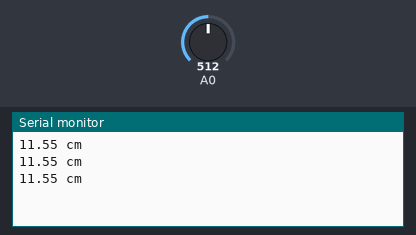
This sketch was run on a simulated Arduino Uno, built with avr-gcc and run on an emulated ATmega328P. Shown: the last lines printed to the serial monitor. The test bench sets the inputs (shaded band); at power-on: A0 = 512.

Above: at 1.3 s.
1.4 s: A0 set to 716
At 1.9 s:
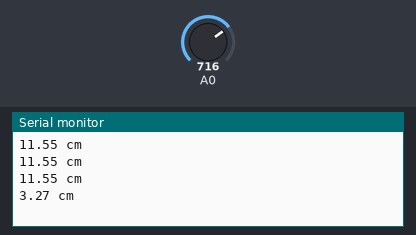
2.9 s: A0 set to 900
At 3.4 s:
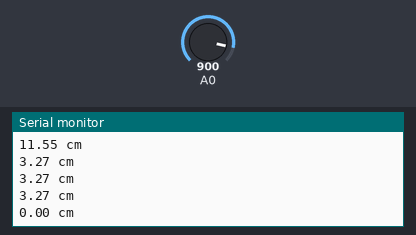
Timing chart, 0 to 5.9 s (numbered marks = the images above; inputs shaded):
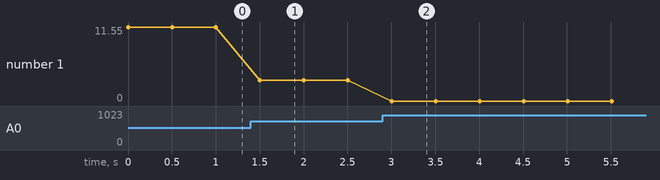

Measured:
- after the input at 1.4 s, the serial monitor: prints a new line after 0.10 s (image 1)
- after the input at 2.9 s, the serial monitor: prints a new line after 0.10 s (image 2)
- plotted number 1: 11.55 → 3.27 after the input at 1.4 s, 3.27 → 0 after the input at 2.9 s

The sketch:

infra_spec2.ino
```cpp
float distance =0;

void setup() {
  Serial.begin(9600);
}

void loop() {
  int volt = map(analogRead(A0),0,1023,0,5000);
  distance =-0.0083*volt+32.315;//(27.61/(volt-0.1696))*1000;
  if(distance<0) distance=0;
  Serial.print(distance);
  Serial.println(" cm");
  delay(500);
}
```
